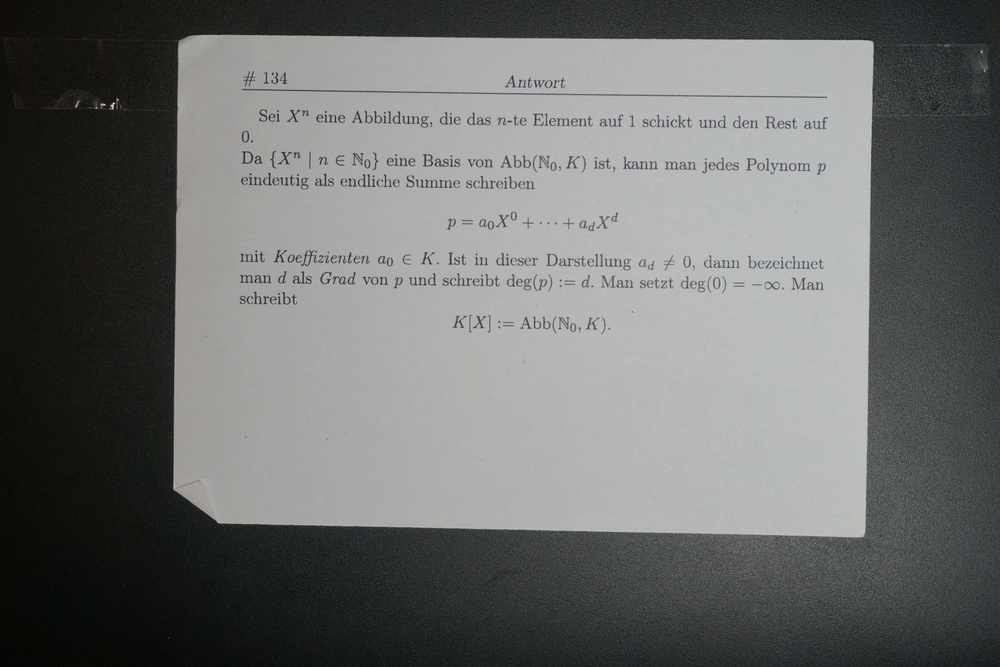
#> input picture 60145395-perspective-transform/1.jpg, 1000 x 667 px, shrunk from 3060 x 2040 before the run
$ python perspective_transform.py
#> lines starting #> are read from the running program, lines starting #| are printed output that depends on the picture; after the words box and inside, x2 and y2 are one past the last pixel; in counts of white or black regions, pixels touching at a corner belong together
from imutils.perspective import four_point_transform
import cv2
import numpy

# Load image, grayscale, Gaussian blur, Otsu's threshold
image = cv2.imread("1.jpg")
#> image is the input picture: shape (667, 1000, 3); mean B, G, R 108.5, 109.6, 108.2
gray = cv2.cvtColor(image, cv2.COLOR_BGR2GRAY)
blur = cv2.GaussianBlur(gray, (5,5), 0)
thresh = cv2.threshold(blur, 0, 255, cv2.THRESH_BINARY + cv2.THRESH_OTSU)[1]
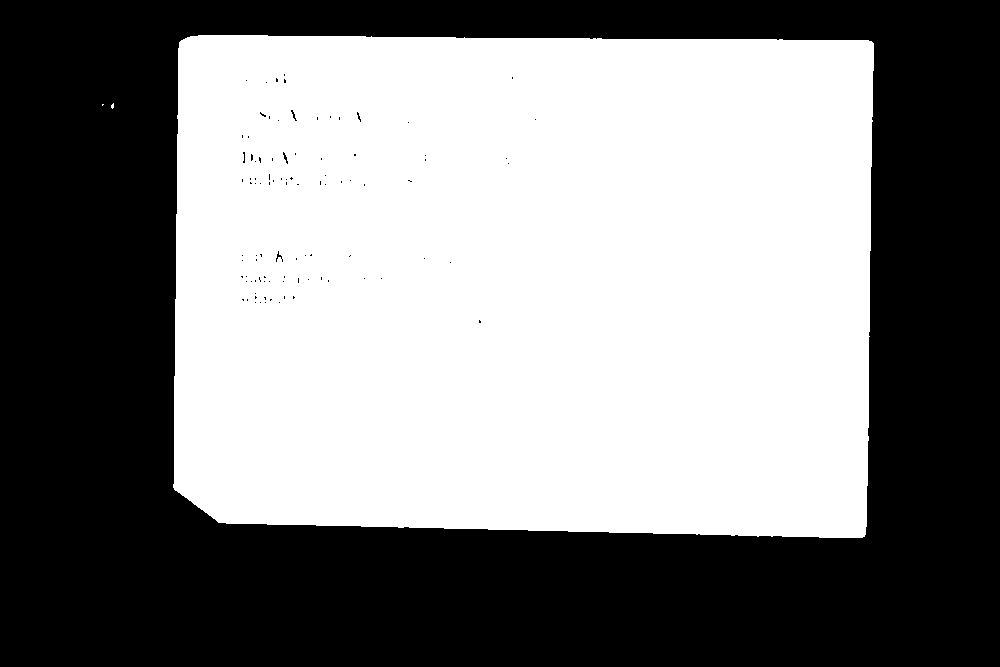
#> thresh: shape (667, 1000); 51.1% white; 95 black regions (91 under 20 px)

# Find contours and sort for largest contour
cnts = cv2.findContours(thresh, cv2.RETR_EXTERNAL,cv2.CHAIN_APPROX_SIMPLE)
#> cnts = 3 contours, 2 with area under 20; largest, box (x1, y1, x2, y2) and area: (173, 35, 874, 538) 340123
cnts = cnts[0] if len(cnts) == 2 else cnts[1]
cnts = sorted(cnts, key=cv2.contourArea, reverse=True)
displayCnt = None

for c in cnts:
    # Perform contour approximation
    peri = cv2.arcLength(c, True)
    approx = cv2.approxPolyDP(c, 0.02 * peri, True)
    if len(approx) == 4:
        displayCnt = approx
        break
#> this loop made 1 pass
#> (peri, displayCnt) on pass 1: (2368.7, [[179, 42], [218, 522], [864, 536], [871, 41]])

# Obtain birds' eye view of image
warped = four_point_transform(image, displayCnt.reshape(4, 2))
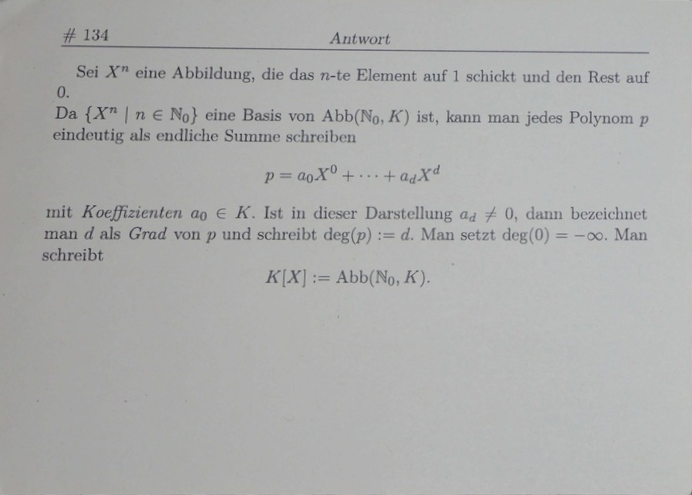
#> warped: shape (495, 692, 3); mean B, G, R 173.2, 174, 173.4

cv2.imshow("thresh", thresh)
cv2.imshow("warped", warped)
cv2.imshow("image", image)
cv2.imwrite("thresh.png", thresh)
cv2.imwrite("warped.png", warped)
cv2.imwrite("image.png", image)
cv2.waitKey()
